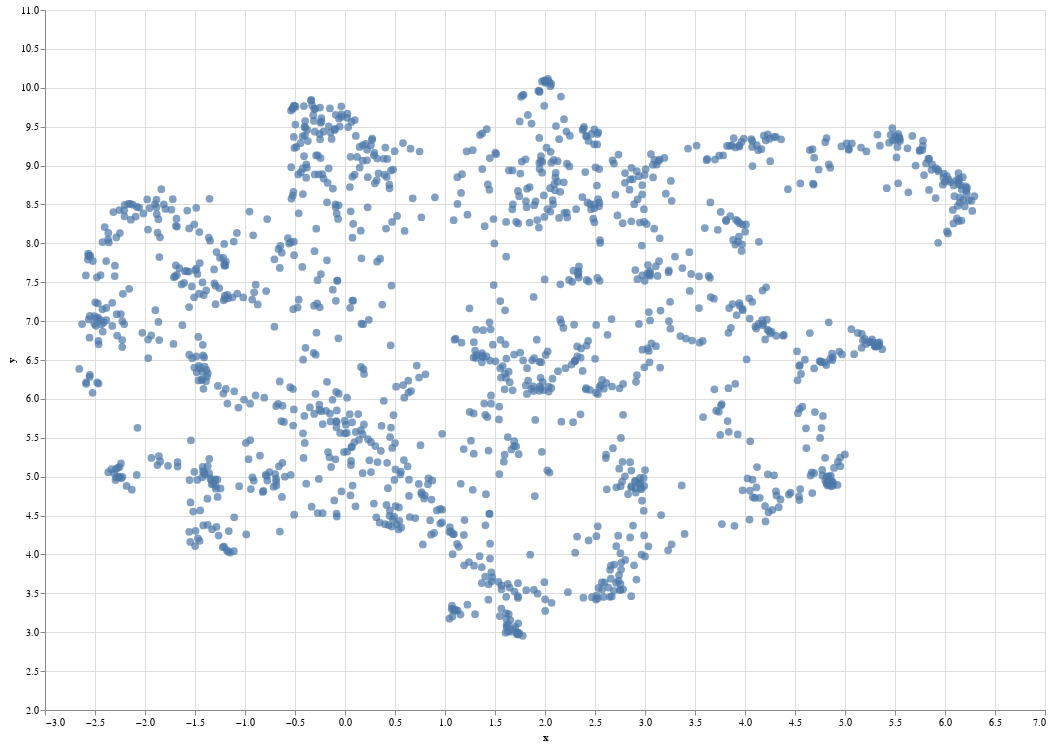

The notebook cell this image was saved under:
### Markdown cell above
## Umap visualization

### Code cell
chart = alt.Chart(df_umap_vis).mark_circle(size=60).encode(
    x=alt.X('x', scale=alt.Scale(zero=False)),
    y=alt.Y('y', scale=alt.Scale(zero=False)),
    tooltip=['Citation']
).properties(
    width=1000,
    height=700
)
chart.interactive()

### Figure 1 — Vega-Lite specification as saved in the notebook (floating-point values rounded to 4 significant figures; data arrays with more than 128 entries replaced by an {"elided": "..."} marker saying what was removed)
{"config": {"view": {"continuousWidth": 400, "continuousHeight": 300}}, "data": {"name": "data-105b966131dac4bc38e8616f8f731ab5"}, "mark": {"type": "circle", "size": 60}, "encoding": {"tooltip": [{"field": "Citation", "type": "nominal"}], "x": {"field": "x", "scale": {"zero": false}, "type": "quantitative"}, "y": {"field": "y", "scale": {"zero": false}, "type": "quantitative"}}, "height": 700, "selection": {"selector002": {"type": "interval", "bind": "scales", "encodings": ["x", "y"]}}, "width": 1000, "$schema": "https://vega.github.io/schema/vega-lite/v4.17.0.json", "datasets": {"data-105b966131dac4bc38e8616f8f731ab5": {"elided": "1419 records"}}}
